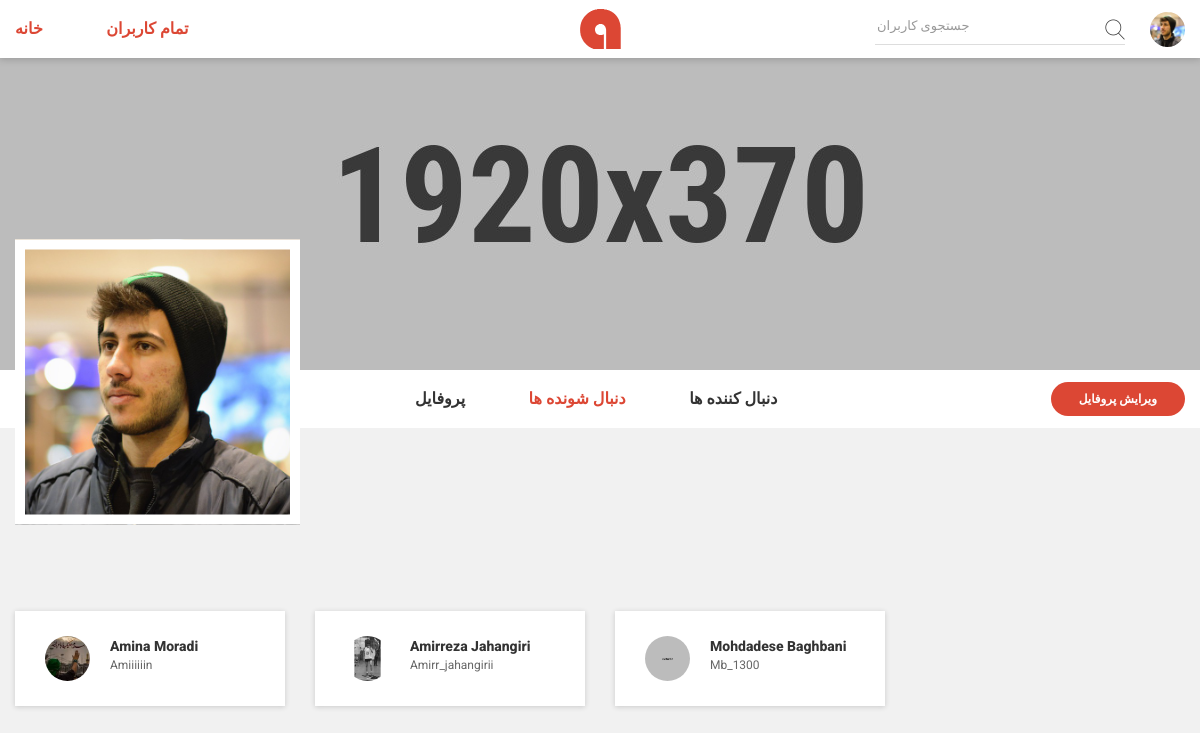
Screenshot of /profile/saeedr369/followings/saeedr369 with the database file from the repository.
### home_module/models.py (models this page shows, shortened)
class User(models.Model):
    first_name = models.CharField(max_length=200)
    last_name = models.CharField(max_length=200)
    username = models.CharField(max_length=200, unique=True)
    password = models.CharField(max_length=200)
    email = models.EmailField(max_length=200)
    about = models.TextField(null=True)
    bio = models.CharField(max_length=300, null=True)
    job = models.CharField(max_length=300, null=True, default='not named')
    location = models.CharField(max_length=300, null=True, default='iran')
    sign_up_date = models.DateTimeField(auto_now_add=True, null=True, blank=True)
    profile_picture = models.FileField(upload_to='images', default='images/profile.jpg', null=True)
    cover_picture = models.FileField(upload_to='images', default='images/profile-banner.jpg', null=True)
    followers_usernames = models.CharField(max_length=1000, null=False, default="username,")
    followings_usernames = models.CharField(max_length=1000, null=False, default="username,")

### home_module/views.py (the view)
# urls.py: path('profile/<str:username>/followings/<str:username_loged_in>', views.followings_page,
def followings_page(request, username, username_loged_in):
    followed = False
    user = User.objects.all().get(username=username)
    user_loged_in = User.objects.get(username=username_loged_in)
    if str(user_loged_in.username) in user.followers_usernames.split(','):
        followed = True
    followings = LinkedList()
    followings_usernames = User.objects.all().get(username=username).followings_usernames.split(',')
    for username in followings_usernames:
        try:
            followings.add_last(User.objects.all().get(username=username))
        except:
            pass
    self_profile = False
    if user.username == user_loged_in.username: self_profile = True
    context = {'user': user,
               'user_loged_in': User.objects.all().get(username=username_loged_in),
               'followed': followed,
               'followings': followings,
               'self_profile': self_profile}
    return render(request, 'home_module/followings_page.html', context=context)

### home_module/linkedlistCode.py (called while the page is built)
    def add_last(self, data):
        node = Node(data)
        if self.head == None:
            self.head = node
        else:
            self.tail.next = node
        self.tail = node
        self.size += 1

    def __iter__(self) -> Iterator:
        if self.head is None:
            print("linked list is empty.")
            return
        data, next_item = self.head.data, self.head.next
        yield data
        while next_item is not None:
            data, next_item = next_item.data, next_item.next
            yield data

### home_module/templates/home_module/followings_page.html (shortened to what this page needs)
{% extends 'shared/base.html' %}
{% block body %}
<main>
    <div class="main-wrapper">
        <div class="profile-banner-large bg-img" data-bg="{{ user.cover_picture.url }}">
        </div>
        <div class="profile-menu-area secondary-navigation-style bg-white">
            <div class="container">
                <div class="row align-items-center">
                    <div class="col-lg-3 col-md-3">
                        <div class="profile-picture-box">
                            <figure class="profile-picture">
                                <a href="#">
                                    <img src="{{ user.profile_picture.url }}" alt="profile picture">
                                </a>
                            </figure>
                        </div>
                    </div>
                    <div class="col-lg-6 col-md-6 offset-lg-1">
                        <div class="profile-menu-wrapper">
                            <div class="main-menu-inner header-top-navigation">
                                <nav>
                                    <ul class="main-menu">
                                        <li><a href="{% url 'profile_page' user.username user_loged_in.username %}">پروفایل</a>
                                        </li>
                                        <li class="active"><a href="">دنبال شونده ها</a></li>
                                        <li><a href="{% url 'followers_page' user.username user_loged_in.username %}">دنبال
                                            کننده ها</a></li>
                                    </ul>
                                </nav>
                            </div>
                        </div>
                    </div>
                    <div class="col-lg-2 col-md-3 d-none d-md-block">
                        <div class="profile-edit-panel">
                            {% if user_loged_in.username == user.username %}
                                <a href="{% url 'edit_profile_page' user_loged_in.username %}" class="edit-btn">ویرایش
                                    پروفایل</a>
                            {% endif %}
                        </div>
                    </div>
                </div>
            </div>
        </div>
        {% if followed or self_profile %}
            <br><br><br>
            <br><br><br>
            <div class="friends-section mt-20">
                <div class="container">
                    <div class="row">
                        <div class="col-12">
                            <div class="content-box friends-zone">
                                <div class="row mt--20 friends-list">
                                    {% for following in followings %}
                                        <div class="col-lg-3 col-sm-6 collage request">
                                            <div class="friend-list-view">
                                                <div class="profile-thumb">
                                                    <a href="{% url 'profile_page' username=following.username username_loged_in=user_loged_in.username %}">
                                                        <figure class="profile-thumb-middle">
                                                            <img src="{{ following.profile_picture.url }}"
                                                                 alt="profile picture">
                                                        </figure>
                                                    </a>
                                                </div>
                                                <div class="posted-author">
                                                    <h6 class="author"><a
                                                            href="{% url 'profile_page' username=following.username username_loged_in=user_loged_in.username %}">{{ following.first_name }} {{ following.last_name }}</a>
                                                    </h6>
                                                    <button class="add-frnd">{{ following.username }}</button>
                                                </div>
                                            </div>
                                        </div>
                                    {% endfor %}
                                </div>
                            </div>
                        </div>
                    </div>
                </div>
            </div>
        {% else %}
            <br><br><br><br>
            <h1 class="about-description"
                style="color: black; font-family: Arial;text-align: center; background-color: #b6b6b6"> شما این حساب را
                دنبال نمیکنید</h1>
        {% endif %}
    </div>
</main>
{% endblock %}

### templates/includes/header.html (shortened to what this page needs)
<header>
    <div class="header-top sticky bg-white d-none d-lg-block">
        <div class="container">
            <div class="row align-items-center">
                <div class="col-md-5">
                    <div class="header-top-navigation">
                        <nav>
                            <ul>
                                <li class="active"><a
                                        href="{% url 'home_page' username_loged_in=user_loged_in.username %}">خانه</a>
                                </li>
                                <li class="active"><a
                                        href="{% url 'all_users'  username_loged_in=user_loged_in.username %}">تمام
                                    کاربران</a>
                                </li>
                            </ul>
                        </nav>
                    </div>
                </div>
                <div class="col-md-2">
                    <div class="brand-logo text-center">
                        <a href="index.html">
                            <img src="/static/assets/images/logo/logo.png" alt="brand logo">
                        </a>
                    </div>
                </div>
                <div class="col-md-5">
                    <div class="header-top-right d-flex align-items-center justify-content-end">
                        <div class="header-top-search">
                            <form class="top-search-box">
                                <input type="text" placeholder="جستجوی کاربران" class="top-search-field">
                                <button class="top-search-btn"><i class="flaticon-search"></i></button>
                            </form>
                        </div>
                        <div class="profile-setting-box">
                            <div class="profile-thumb-small">
                                <a href="javascript:void(0)" class="profile-triger">
                                    <figure>
                                        <img src="{{ user_loged_in.profile_picture.url }}"
                                             alt="profile picture">
                                    </figure>
                                </a>
                            </div>
                        </div>
                    </div>
                </div>
            </div>
        </div>
    </div>
</header>

### rows the page displays
User: profile_picture (picture)
User: profile_picture (picture), first_name "Amina", last_name "Moradi", username "Amiiiiiin"
User: profile_picture (picture), first_name "Amirreza", last_name "Jahangiri", username "Amirr_jahangirii"
User: profile_picture (placeholder picture), first_name "Mohdadese", last_name "Baghbani", username "Mb_1300"
